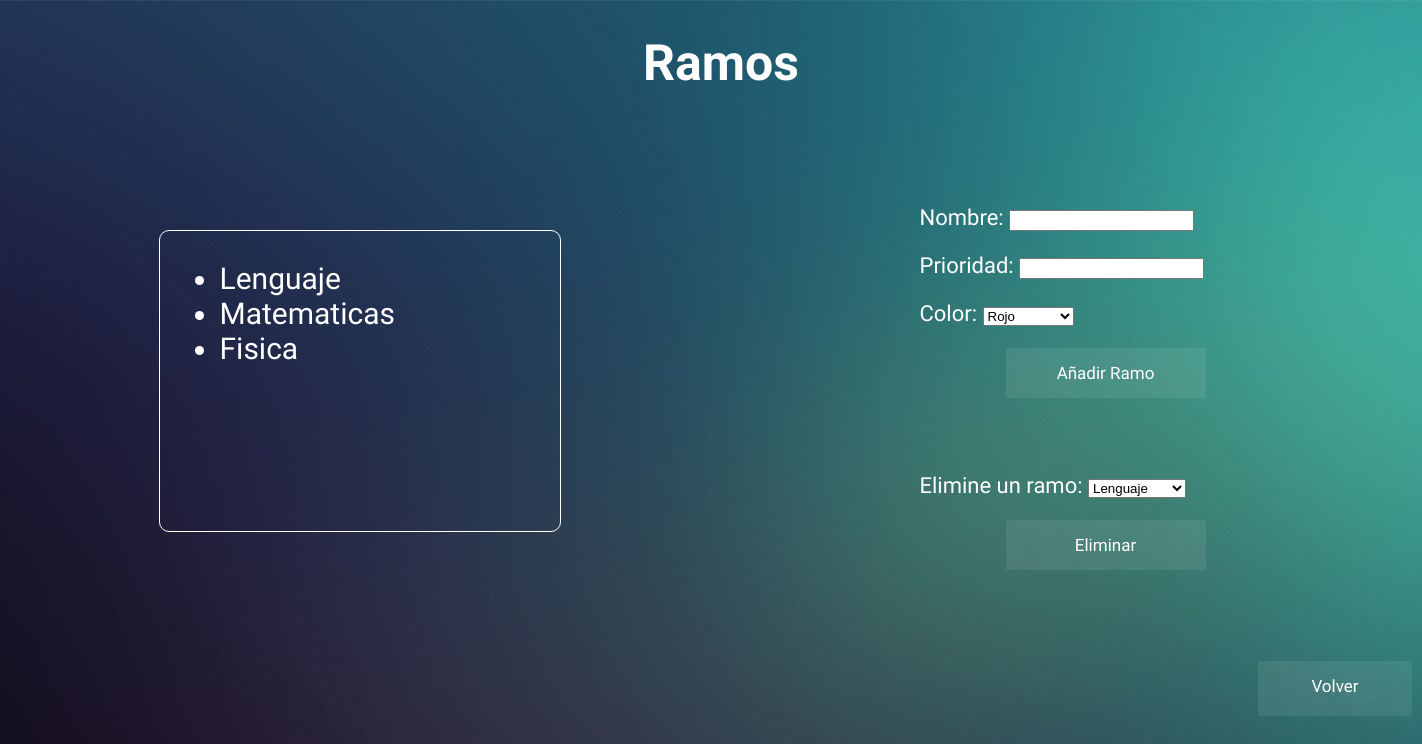
Screenshot of /ramos/ (signed in) with the database file from the repository.
### randp/models.py (models this page shows)
class Ramos_y_preferencias(models.Model):
	ROJO = '#b52218'
	AZUL = '#2735f2'
	VERDE = '#1c731e'
	AMARILLO = '#1c731e'
	MORADO = '#8237ad'
	ROSA = '#ed55c0'
	ANARANJADO = '#ed7700'
	TURQUESA = '#2f8a73'
	eleccion_colores = [
    (ROJO,'Rojo'),
    (AZUL,'Azul'),
    (VERDE,'Verde'),
    (AMARILLO,'Amarillo'),
    (MORADO,'Morado'),
    (ROSA,'Rosa'),
    (ANARANJADO,'Anaranjado'),
    (TURQUESA,'Turquesa')
    ]
	nombre = models.CharField(max_length = 40)
	prioridad = models.IntegerField(validators = [	MaxValueValidator(limit_value=10, message='Ingrese una prioridad válida'),
        											MinValueValidator(limit_value=1, message='Ingrese una prioridad válida')]
    )
	color = models.CharField(
		max_length = 15,
		choices = eleccion_colores,
		default = ROJO
	)
	usuario = models.ForeignKey( User, on_delete=models.CASCADE)

### pages/views.py (the view)
# urls.py: path('ramos/', ramos_view),
def ramos_view(request, *args, **kwargs):
	form = Randp_form(request.POST or None, user = request.user)
	if form.is_valid():
		ramo = form.save(commit = False)
		ramo.usuario = request.user
		ramo.save()
		form = Randp_form(user = request.user)
	form1 = Eliminar_ramo_form(request.POST or None, user =request.user)
	if form1.is_valid():
		ramo1 = Ramos_y_preferencias.objects.filter(usuario = request.user).filter(nombre = form1['ramo_id'].value())
		eventos.objects.filter(ramo = form1['ramo_id'].value()).delete()
		ramo1.delete()
		form1 = Eliminar_ramo_form(user = request.user)
	lista_ramos = Ramos_y_preferencias.objects.filter(usuario = request.user)
	context = {"form" : form, "form1" : form1, "lista_ramos" : lista_ramos}
	return render(request,'ramos.html', context)

### pages/forms.py (shortened to what this page needs)
class Randp_form(forms.ModelForm):
    class Meta:
        model = Ramos_y_preferencias
        fields = ['nombre', 'prioridad', 'color']
    def __init__(self, *args, **kwargs):
        self.user = kwargs.pop('user', None)
        super(Randp_form, self).__init__(*args, **kwargs)

class Eliminar_ramo_form(forms.Form):
    opciones = []
    for ramo in Ramos_y_preferencias.objects.all():
        opciones.append((ramo.nombre, ramo.nombre))
    ramo_id = forms.ChoiceField(choices=opciones)
    class Meta:
        model = Eliminar_ramo
        fields = ['ramo_id']
    def __init__(self, *args, **kwargs):
        self.user = kwargs.pop('user', None)
        super(Eliminar_ramo_form, self).__init__(*args, **kwargs)
        opciones = []
        for ramo in  Ramos_y_preferencias.objects.filter(usuario = self.user):
            opciones.append((ramo.nombre, ramo.nombre))
        self.fields['ramo_id'].choices = opciones
        self.fields['ramo_id'].label = "Elimine un ramo:"

### pages/templates/ramos.html (shortened to what this page needs)
<!DOCTYPE html>
<html>
    <head>
        {% load static %}
        <link rel='stylesheet' href='{% static "ramos.css" %}'>
    </head>
    <body class='ventana' style='background-image: url("{% static '456.jpg' %}");'>
        <div>
        <h1 class='title' align='center'>Ramos</h1>
        </div>
        <div class="grid">
            <div class='list'>
                <ul>
                    {%if lista_ramos%}
                    {% for ramo in lista_ramos %}
                    <li>{{ramo.nombre}}</li>
                    {% endfor %}
                    {%endif%}
                </ul>
            </div>
            <div class="form">
                <form method= "POST" id = "form">
                    {{form.as_p}}
                    <button type="submit" form="form" value="Submit">Añadir Ramo</button>
                </form>
                <form method= "POST" id = "form1">
                    {{form1.as_p}}
                    <button type="submit" form="form1" value="Delete">Eliminar</button>
                </form>
            </div>
        </div>
        <div>
            <a href="http://127.0.0.1:8000/config/"><div class='boton'>Volver</div></a>
        </div>
    </body>
</html>

### pages/static/ramos.css (style rules this page uses)
.ventana { font-family: 'M PLUS 1', sans-serif; }
.grid { display: grid; grid-template-columns: 50% 50%; justify-items: center; }
.title { padding-left: 20px; padding-top: 0px; padding-bottom: 5px; font-size: 50px; color: white; }
.list { grid-column: 1; height: 300px; width: 400px; border: 1px solid white; border-radius: 10px; color: white; font-size: 30px; overflow-y: scroll; margin-top: 100px; }
ul { margin-left: 20px; }
.form { grid-column: 2; color: white; font-size: 22px; }
form { margin-top: 75px; }
button { color: white; background-color: rgba(255, 255, 255, 0); width: 200px; padding: 15px 32px; border: none; text-align: center; background-color: rgba(255, 255, 255, 0.080); font-size: 17px; font-family: 'M PLUS 1', sans-serif; margin-left: 86px; }
a { cursor: pointer; }
a:link, a:visited { text-decoration: none; color: white; }
.boton { color: white; margin-top: 70px; padding: 15px 32px; border: none; text-align: center; background-color: rgba(255, 255, 255, 0.080); font-size: 17px; font-family: 'M PLUS 1', sans-serif; width: 90px; height: 25px; margin-top: 91px; margin-left: 1250px; }

### rows the page displays
Ramos_y_preferencias: nombre "Lenguaje"
Ramos_y_preferencias: nombre "Matematicas"
Ramos_y_preferencias: nombre "Fisica"
